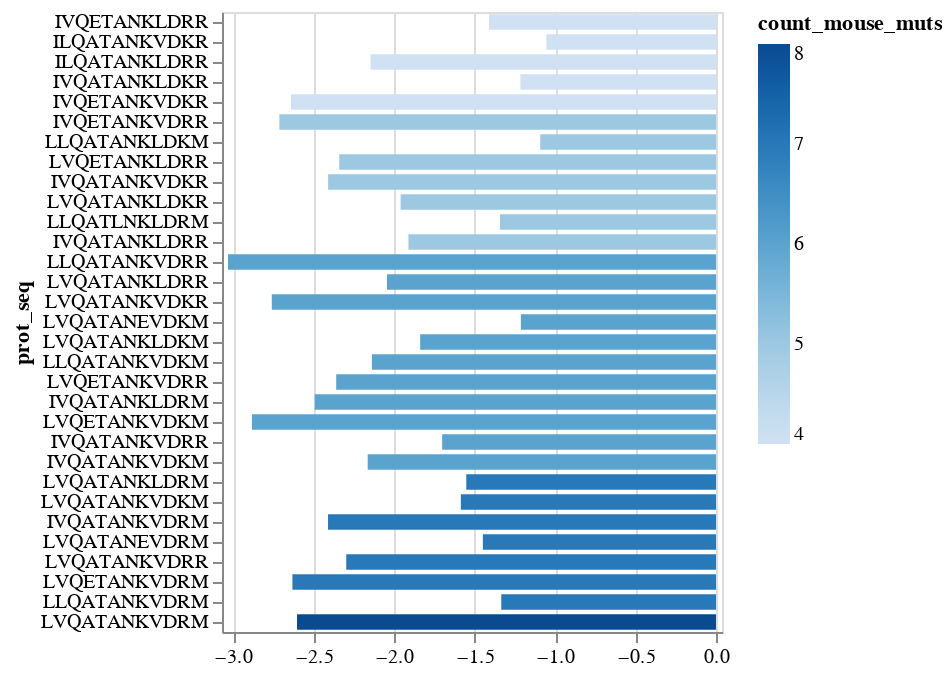

Notebook code for this chart:
### Code cell
# define order of protein sequences 
prot_seq_order = list(
    merged_df.sort_values(['count_mouse_muts'], ascending=True)['prot_seq']
)

# make slider for standard deviation
slider = alt.binding_range(min=0, max=2.5, step=0.05, name = 'standard deviation cutoff')
cutoff = alt.param(bind=slider, value=2.5)


chart = (
    alt.Chart(merged_df.query(f'mean_logFC <= {binding_loss_cutoff}')) 
    .encode(
        alt.X(
            "mean_logFC",
            title="",
            scale=alt.Scale(nice=False, padding=3),
        ),
        alt.Y("prot_seq", 
              sort=prot_seq_order
             ),
        alt.Color(
            "count_mouse_muts",
            legend=alt.Legend(titleLimit=500),
        ),
        tooltip=['prot_seq', 'mouse_muts', 'logFC_lib1','logFC_lib2', 'mean_logFC', 'std'],
        opacity=alt.condition(
            alt.datum.std < cutoff,
            alt.value(1), alt.value(0.1)
    ),
    )
    .mark_bar(height={"band": 0.85})
    .properties(
        height=alt.Step(10),
        width=250,
        title="",
    ).add_params(
    cutoff
).interactive()
)

chart.save('docs/barplot_nonBinders.html')
chart

### Figure 1 — Vega-Lite specification as saved in the notebook (floating-point values rounded to 4 significant figures; data arrays with more than 128 entries replaced by an {"elided": "..."} marker saying what was removed)
{"config": {"view": {"continuousWidth": 300, "continuousHeight": 300}}, "data": {"name": "data-cbf26d7977614eda00d5b54c737ef065"}, "mark": {"type": "bar", "height": {"band": 0.85}}, "encoding": {"color": {"field": "count_mouse_muts", "legend": {"titleLimit": 500}, "type": "quantitative"}, "opacity": {"condition": {"test": "(datum.std < param_18)", "value": 1}, "value": 0.1}, "tooltip": [{"field": "prot_seq", "type": "nominal"}, {"field": "mouse_muts", "type": "nominal"}, {"field": "logFC_lib1", "type": "quantitative"}, {"field": "logFC_lib2", "type": "quantitative"}, {"field": "mean_logFC", "type": "quantitative"}, {"field": "std", "type": "quantitative"}], "x": {"field": "mean_logFC", "scale": {"nice": false, "padding": 3}, "title": "", "type": "quantitative"}, "y": {"field": "prot_seq", "sort": {"elided": "256 str values"}, "type": "nominal"}}, "height": {"step": 10}, "params": [{"name": "param_18", "bind": {"input": "range", "max": 2.5, "min": 0, "name": "standard deviation cutoff", "step": 0.05}, "value": 2.5}, {"name": "param_19", "select": {"type": "interval", "encodings": ["x", "y"]}, "bind": "scales"}], "title": "", "width": 250, "$schema": "https://vega.github.io/schema/vega-lite/v5.16.3.json", "datasets": {"data-cbf26d7977614eda00d5b54c737ef065": [{"nc_seq": "ATCGTTCAGGCAACTGCTAATAAGGTAGACAGAAGG", "count_2x_lib1": 1566, "count_4xplus_lib1": 394, "FC_lib1": 0.2516, "logFC_lib1": -1.38, "count_2x_lib2": 3987, "count_4xplus_lib2": 526, "FC_lib2": 0.1319, "logFC_lib2": -2.025, "mean_FC": 0.1918, "mean_logFC": -1.703, "prot_seq": "IVQATANKVDRR", "human_prot_seq": "ILQETLNELDKR", "resi_prot_seq": ["198I", "199V", "200Q", "201A", "202T", "203A", "204N", "205K", "206V", "207D", "208R", "209R"], "mouse_muts": ["199V", "201A", "203A", "205K", "206V", "208R"], "count_mouse_muts": 6, "contains_198L": false, "contains_199V": true, "contains_201A": true, "contains_203A": true, "contains_205K": true, "contains_206V": true, "contains_208R": true, "contains_209M": false, "std": 0.4565}, {"nc_seq": "CTACTACAGGCAACTGCTAATAAGGTAGACAGAAGG", "count_2x_lib1": 13639, "count_4xplus_lib1": 591, "FC_lib1": 0.04333, "logFC_lib1": -3.139, "count_2x_lib2": 14430, "count_4xplus_lib2": 771, "FC_lib2": 0.05343, "logFC_lib2": -2.929, "mean_FC": 0.04838, "mean_logFC": -3.034, "prot_seq": "LLQATANKVDRR", "human_prot_seq": "ILQETLNELDKR", "resi_prot_seq": ["198L", "199L", "200Q", "201A", "202T", "203A", "204N", "205K", "206V", "207D", "208R", "209R"], "mouse_muts": ["198L", "201A", "203A", "205K", "206V", "208R"], "count_mouse_muts": 6, "contains_198L": true, "contains_199V": false, "contains_201A": true, "contains_203A": true, "contains_205K": true, "contains_206V": true, "contains_208R": true, "contains_209M": false, "std": 0.1481}, {"nc_seq": "CTAGTTCAGGCAACTGCTAATAAGCTTGACAGAAGG", "count_2x_lib1": 6692, "count_4xplus_lib1": 663, "FC_lib1": 0.09907, "logFC_lib1": -2.312, "count_2x_lib2": 5133, "count_4xplus_lib2": 866, "FC_lib2": 0.1687, "logFC_lib2": -1.78, "mean_FC": 0.1339, "mean_logFC": -2.046, "prot_seq": "LVQATANKLDRR", "human_prot_seq": "ILQETLNELDKR", "resi_prot_seq": ["198L", "199V", "200Q", "201A", "202T", "203A", "204N", "205K", "206L", "207D", "208R", "209R"], "mouse_muts": ["198L", "199V", "201A", "203A", "205K", "208R"], "count_mouse_muts": 6, "contains_198L": true, "contains_199V": true, "contains_201A": true, "contains_203A": true, "contains_205K": true, "contains_206V": false, "contains_208R": true, "contains_209M": false, "std": 0.3764}, {"nc_seq": "CTACTACAGGCAACTCTGAATAAGCTTGACAGAATG", "count_2x_lib1": 886, "count_4xplus_lib1": 567, "FC_lib1": 0.64, "logFC_lib1": -0.4464, "count_2x_lib2": 3796, "count_4xplus_lib2": 404, "FC_lib2": 0.1064, "logFC_lib2": -2.24, "mean_FC": 0.3732, "mean_logFC": -1.343, "prot_seq": "LLQATLNKLDRM", "human_prot_seq": "ILQETLNELDKR", "resi_prot_seq": ["198L", "199L", "200Q", "201A", "202T", "203L", "204N", "205K", "206L", "207D", "208R", "209M"], "mouse_muts": ["198L", "201A", "205K", "208R", "209M"], "count_mouse_muts": 5, "contains_198L": true, "contains_199V": false, "contains_201A": true, "contains_203A": false, "contains_205K": true, "contains_206V": false, "contains_208R": true, "contains_209M": true, "std": 1.269}, {"nc_seq": "ATCGTTCAGGCAACTGCTAATAAGCTTGACAGAAGG", "count_2x_lib1": 1977, "count_4xplus_lib1": 360, "FC_lib1": 0.1821, "logFC_lib1": -1.703, "count_2x_lib2": 4663, "count_4xplus_lib2": 559, "FC_lib2": 0.1199, "logFC_lib2": -2.121, "mean_FC": 0.151, "mean_logFC": -1.912, "prot_seq": "IVQATANKLDRR", "human_prot_seq": "ILQETLNELDKR", "resi_prot_seq": ["198I", "199V", "200Q", "201A", "202T", "203A", "204N", "205K", "206L", "207D", "208R", "209R"], "mouse_muts": ["199V", "201A", "203A", "205K", "208R"], "count_mouse_muts": 5, "contains_198L": false, "contains_199V": true, "contains_201A": true, "contains_203A": true, "contains_205K": true, "contains_206V": false, "contains_208R": true, "contains_209M": false, "std": 0.2956}, {"nc_seq": "ATCGTTCAGGAGACTGCTAATAAGGTAGACAGAAGG", "count_2x_lib1": 9674, "count_4xplus_lib1": 1108, "FC_lib1": 0.1145, "logFC_lib1": -2.167, "count_2x_lib2": 30338, "count_4xplus_lib2": 1161, "FC_lib2": 0.03827, "logFC_lib2": -3.263, "mean_FC": 0.0764, "mean_logFC": -2.715, "prot_seq": "IVQETANKVDRR", "human_prot_seq": "ILQETLNELDKR", "resi_prot_seq": ["198I", "199V", "200Q", "201E", "202T", "203A", "204N", "205K", "206V", "207D", "208R", "209R"], "mouse_muts": ["199V", "203A", "205K", "206V", "208R"], "count_mouse_muts": 5, "contains_198L": false, "contains_199V": true, "contains_201A": false, "contains_203A": true, "contains_205K": true, "contains_206V": true, "contains_208R": true, "contains_209M": false, "std": 0.7752}, {"nc_seq": "CTAGTTCAGGCAACTGCTAATAAGCTTGACAAGAGG", "count_2x_lib1": 9864, "count_4xplus_lib1": 1821, "FC_lib1": 0.1846, "logFC_lib1": -1.69, "count_2x_lib2": 21332, "count_4xplus_lib2": 2289, "FC_lib2": 0.1073, "logFC_lib2": -2.232, "mean_FC": 0.146, "mean_logFC": -1.961, "prot_seq": "LVQATANKLDKR", "human_prot_seq": "ILQETLNELDKR", "resi_prot_seq": ["198L", "199V", "200Q", "201A", "202T", "203A", "204N", "205K", "206L", "207D", "208K", "209R"], "mouse_muts": ["198L", "199V", "201A", "203A", "205K"], "count_mouse_muts": 5, "contains_198L": true, "contains_199V": true, "contains_201A": true, "contains_203A": true, "contains_205K": true, "contains_206V": false, "contains_208R": false, "contains_209M": false, "std": 0.3837}, {"nc_seq": "CTAGTTCAGGCAACTGCTAATAAGGTAGACAAGATG", "count_2x_lib1": 3611, "count_4xplus_lib1": 700, "FC_lib1": 0.1939, "logFC_lib1": -1.641, "count_2x_lib2": 3212, "count_4xplus_lib2": 694, "FC_lib2": 0.2161, "logFC_lib2": -1.532, "mean_FC": 0.205, "mean_logFC": -1.586, "prot_seq": "LVQATANKVDKM", "human_prot_seq": "ILQETLNELDKR", "resi_prot_seq": ["198L", "199V", "200Q", "201A", "202T", "203A", "204N", "205K", "206V", "207D", "208K", "209M"], "mouse_muts": ["198L", "199V", "201A", "203A", "205K", "206V", "209M"], "count_mouse_muts": 7, "contains_198L": true, "contains_199V": true, "contains_201A": true, "contains_203A": true, "contains_205K": true, "contains_206V": true, "contains_208R": false, "contains_209M": true, "std": 0.07671}, {"nc_seq": "ATCGTTCAGGAGACTGCTAATAAGGTAGACAAGAGG", "count_2x_lib1": 5520, "count_4xplus_lib1": 338, "FC_lib1": 0.06123, "logFC_lib1": -2.793, "count_2x_lib2": 9053, "count_4xplus_lib2": 749, "FC_lib2": 0.08274, "logFC_lib2": -2.492, "mean_FC": 0.07198, "mean_logFC": -2.643, "prot_seq": "IVQETANKVDKR", "human_prot_seq": "ILQETLNELDKR", "resi_prot_seq": ["198I", "199V", "200Q", "201E", "202T", "203A", "204N", "205K", "206V", "207D", "208K", "209R"], "mouse_muts": ["199V", "203A", "205K", "206V"], "count_mouse_muts": 4, "contains_198L": false, "contains_199V": true, "contains_201A": false, "contains_203A": true, "contains_205K": true, "contains_206V": true, "contains_208R": false, "contains_209M": false, "std": 0.2128}, {"nc_seq": "CTAGTTCAGGCAACTGCTAATAAGCTTGACAAGATG", "count_2x_lib1": 8834, "count_4xplus_lib1": 1476, "FC_lib1": 0.1671, "logFC_lib1": -1.789, "count_2x_lib2": 6682, "count_4xplus_lib2": 1010, "FC_lib2": 0.1512, "logFC_lib2": -1.889, "mean_FC": 0.1591, "mean_logFC": -1.839, "prot_seq": "LVQATANKLDKM", "human_prot_seq": "ILQETLNELDKR", "resi_prot_seq": ["198L", "199V", "200Q", "201A", "202T", "203A", "204N", "205K", "206L", "207D", "208K", "209M"], "mouse_muts": ["198L", "199V", "201A", "203A", "205K", "209M"], "count_mouse_muts": 6, "contains_198L": true, "contains_199V": true, "contains_201A": true, "contains_203A": true, "contains_205K": true, "contains_206V": false, "contains_208R": false, "contains_209M": true, "std": 0.07085}, {"nc_seq": "CTAGTTCAGGAGACTGCTAATAAGGTAGACAAGATG", "count_2x_lib1": 3769, "count_4xplus_lib1": 242, "FC_lib1": 0.06421, "logFC_lib1": -2.746, "count_2x_lib2": 9207, "count_4xplus_lib2": 447, "FC_lib2": 0.04855, "logFC_lib2": -3.025, "mean_FC": 0.05638, "mean_logFC": -2.885, "prot_seq": "LVQETANKVDKM", "human_prot_seq": "ILQETLNELDKR", "resi_prot_seq": ["198L", "199V", "200Q", "201E", "202T", "203A", "204N", "205K", "206V", "207D", "208K", "209M"], "mouse_muts": ["198L", "199V", "203A", "205K", "206V", "209M"], "count_mouse_muts": 6, "contains_198L": true, "contains_199V": true, "contains_201A": false, "contains_203A": true, "contains_205K": true, "contains_206V": true, "contains_208R": false, "contains_209M": true, "std": 0.1977}, {"nc_seq": "CTAGTTCAGGAGACTGCTAATAAGGTAGACAGAAGG", "count_2x_lib1": 9590, "count_4xplus_lib1": 801, "FC_lib1": 0.08352, "logFC_lib1": -2.483, "count_2x_lib2": 6323, "count_4xplus_lib2": 673, "FC_lib2": 0.1064, "logFC_lib2": -2.24, "mean_FC": 0.09498, "mean_logFC": -2.361, "prot_seq": "LVQETANKVDRR", "human_prot_seq": "ILQETLNELDKR", "resi_prot_seq": ["198L", "199V", "200Q", "201E", "202T", "203A", "204N", "205K", "206V", "207D", "208R", "209R"], "mouse_muts": ["198L", "199V", "203A", "205K", "206V", "208R"], "count_mouse_muts": 6, "contains_198L": true, "contains_199V": true, "contains_201A": false, "contains_203A": true, "contains_205K": true, "contains_206V": true, "contains_208R": true, "contains_209M": false, "std": 0.1714}, {"nc_seq": "CTAGTTCAGGCAACTGCTAATAAGGTAGACAGAAGG", "count_2x_lib1": 6287, "count_4xplus_lib1": 736, "FC_lib1": 0.1171, "logFC_lib1": -2.145, "count_2x_lib2": 7704, "count_4xplus_lib2": 663, "FC_lib2": 0.08606, "logFC_lib2": -2.453, "mean_FC": 0.1016, "mean_logFC": -2.299, "prot_seq": "LVQATANKVDRR", "human_prot_seq": "ILQETLNELDKR", "resi_prot_seq": ["198L", "199V", "200Q", "201A", "202T", "203A", "204N", "205K", "206V", "207D", "208R", "209R"], "mouse_muts": ["198L", "199V", "201A", "203A", "205K", "206V", "208R"], "count_mouse_muts": 7, "contains_198L": true, "contains_199V": true, "contains_201A": true, "contains_203A": true, "contains_205K": true, "contains_206V": true, "contains_208R": true, "contains_209M": false, "std": 0.2176}, {"nc_seq": "CTAGTTCAGGAGACTGCTAATAAGGTAGACAGAATG", "count_2x_lib1": 5445, "count_4xplus_lib1": 478, "FC_lib1": 0.08779, "logFC_lib1": -2.433, "count_2x_lib2": 9277, "count_4xplus_lib2": 545, "FC_lib2": 0.05875, "logFC_lib2": -2.835, "mean_FC": 0.07327, "mean_logFC": -2.634, "prot_seq": "LVQETANKVDRM", "human_prot_seq": "ILQETLNELDKR", "resi_prot_seq": ["198L", "199V", "200Q", "201E", "202T", "203A", "204N", "205K", "206V", "207D", "208R", "209M"], "mouse_muts": ["198L", "199V", "203A", "205K", "206V", "208R", "209M"], "count_mouse_muts": 7, "contains_198L": true, "contains_199V": true, "contains_201A": false, "contains_203A": true, "contains_205K": true, "contains_206V": true, "contains_208R": true, "contains_209M": true, "std": 0.284}, {"nc_seq": "CTACTACAGGCAACTGCTAATAAGGTAGACAAGATG", "count_2x_lib1": 4932, "count_4xplus_lib1": 669, "FC_lib1": 0.1356, "logFC_lib1": -1.998, "count_2x_lib2": 10300, "count_4xplus_lib2": 1052, "FC_lib2": 0.1021, "logFC_lib2": -2.281, "mean_FC": 0.1189, "mean_logFC": -2.14, "prot_seq": "LLQATANKVDKM", "human_prot_seq": "ILQETLNELDKR", "resi_prot_seq": ["198L", "199L", "200Q", "201A", "202T", "203A", "204N", "205K", "206V", "207D", "208K", "209M"], "mouse_muts": ["198L", "201A", "203A", "205K", "206V", "209M"], "count_mouse_muts": 6, "contains_198L": true, "contains_199V": false, "contains_201A": true, "contains_203A": true, "contains_205K": true, "contains_206V": true, "contains_208R": false, "contains_209M": true, "std": 0.2006}, {"nc_seq": "CTAGTTCAGGCAACTGCTAATGAGGTAGACAGAATG", "count_2x_lib1": 5489, "count_4xplus_lib1": 433, "FC_lib1": 0.07889, "logFC_lib1": -2.54, "count_2x_lib2": 4604, "count_4xplus_lib2": 3214, "FC_lib2": 0.6981, "logFC_lib2": -0.3594, "mean_FC": 0.3885, "mean_logFC": -1.45, "prot_seq": "LVQATANEVDRM", "human_prot_seq": "ILQETLNELDKR", "resi_prot_seq": ["198L", "199V", "200Q", "201A", "202T", "203A", "204N", "205E", "206V", "207D", "208R", "209M"], "mouse_muts": ["198L", "199V", "201A", "203A", "206V", "208R", "209M"], "count_mouse_muts": 7, "contains_198L": true, "contains_199V": true, "contains_201A": true, "contains_203A": true, "contains_205K": false, "contains_206V": true, "contains_208R": true, "contains_209M": true, "std": 1.542}, {"nc_seq": "CTACTACAGGCAACTGCTAATAAGCTTGACAAGATG", "count_2x_lib1": 6028, "count_4xplus_lib1": 2140, "FC_lib1": 0.355, "logFC_lib1": -1.036, "count_2x_lib2": 7415, "count_4xplus_lib2": 2347, "FC_lib2": 0.3165, "logFC_lib2": -1.15, "mean_FC": 0.3358, "mean_logFC": -1.093, "prot_seq": "LLQATANKLDKM", "human_prot_seq": "ILQETLNELDKR", "resi_prot_seq": ["198L", "199L", "200Q", "201A", "202T", "203A", "204N", "205K", "206L", "207D", "208K", "209M"], "mouse_muts": ["198L", "201A", "203A", "205K", "209M"], "count_mouse_muts": 5, "contains_198L": true, "contains_199V": false, "contains_201A": true, "contains_203A": true, "contains_205K": true, "contains_206V": false, "contains_208R": false, "contains_209M": true, "std": 0.08115}, {"nc_seq": "ATCCTACAGGCAACTGCTAATAAGCTTGACAGAAGG", "count_2x_lib1": 2468, "count_4xplus_lib1": 597, "FC_lib1": 0.2419, "logFC_lib1": -1.419, "count_2x_lib2": 13399, "count_4xplus_lib2": 755, "FC_lib2": 0.05635, "logFC_lib2": -2.876, "mean_FC": 0.1491, "mean_logFC": -2.148, "prot_seq": "ILQATANKLDRR", "human_prot_seq": "ILQETLNELDKR", "resi_prot_seq": ["198I", "199L", "200Q", "201A", "202T", "203A", "204N", "205K", "206L", "207D", "208R", "209R"], "mouse_muts": ["201A", "203A", "205K", "208R"], "count_mouse_muts": 4, "contains_198L": false, "contains_199V": false, "contains_201A": true, "contains_203A": true, "contains_205K": true, "contains_206V": false, "contains_208R": true, "contains_209M": false, "std": 1.03}, {"nc_seq": "ATCGTTCAGGCAACTGCTAATAAGGTAGACAAGAGG", "count_2x_lib1": 3765, "count_4xplus_lib1": 365, "FC_lib1": 0.09695, "logFC_lib1": -2.334, "count_2x_lib2": 7632, "count_4xplus_lib2": 633, "FC_lib2": 0.08294, "logFC_lib2": -2.49, "mean_FC": 0.08994, "mean_logFC": -2.412, "prot_seq": "IVQATANKVDKR", "human_prot_seq": "ILQETLNELDKR", "resi_prot_seq": ["198I", "199V", "200Q", "201A", "202T", "203A", "204N", "205K", "206V", "207D", "208K", "209R"], "mouse_muts": ["199V", "201A", "203A", "205K", "206V"], "count_mouse_muts": 5, "contains_198L": false, "contains_199V": true, "contains_201A": true, "contains_203A": true, "contains_205K": true, "contains_206V": true, "contains_208R": false, "contains_209M": false, "std": 0.1103}, {"nc_seq": "CTAGTTCAGGCAACTGCTAATAAGGTAGACAAGAGG", "count_2x_lib1": 2784, "count_4xplus_lib1": 344, "FC_lib1": 0.1236, "logFC_lib1": -2.091, "count_2x_lib2": 8947, "count_4xplus_lib2": 289, "FC_lib2": 0.0323, "logFC_lib2": -3.433, "mean_FC": 0.07793, "mean_logFC": -2.762, "prot_seq": "LVQATANKVDKR", "human_prot_seq": "ILQETLNELDKR", "resi_prot_seq": ["198L", "199V", "200Q", "201A", "202T", "203A", "204N", "205K", "206V", "207D", "208K", "209R"], "mouse_muts": ["198L", "199V", "201A", "203A", "205K", "206V"], "count_mouse_muts": 6, "contains_198L": true, "contains_199V": true, "contains_201A": true, "contains_203A": true, "contains_205K": true, "contains_206V": true, "contains_208R": false, "contains_209M": false, "std": 0.9487}, {"nc_seq": "ATCGTTCAGGAGACTGCTAATAAGCTTGACAGAAGG", "count_2x_lib1": 7368, "count_4xplus_lib1": 1155, "FC_lib1": 0.1568, "logFC_lib1": -1.853, "count_2x_lib2": 10032, "count_4xplus_lib2": 3805, "FC_lib2": 0.3793, "logFC_lib2": -0.9695, "mean_FC": 0.268, "mean_logFC": -1.411, "prot_seq": "IVQETANKLDRR", "human_prot_seq": "ILQETLNELDKR", "resi_prot_seq": ["198I", "199V", "200Q", "201E", "202T", "203A", "204N", "205K", "206L", "207D", "208R", "209R"], "mouse_muts": ["199V", "203A", "205K", "208R"], "count_mouse_muts": 4, "contains_198L": false, "contains_199V": true, "contains_201A": false, "contains_203A": true, "contains_205K": true, "contains_206V": false, "contains_208R": true, "contains_209M": false, "std": 0.6248}, {"nc_seq": "ATCCTACAGGCAACTGCTAATAAGGTAGACAAGAGG", "count_2x_lib1": 6385, "count_4xplus_lib1": 2543, "FC_lib1": 0.3983, "logFC_lib1": -0.9206, "count_2x_lib2": 14618, "count_4xplus_lib2": 4453, "FC_lib2": 0.3046, "logFC_lib2": -1.189, "mean_FC": 0.3515, "mean_logFC": -1.055, "prot_seq": "ILQATANKVDKR", "human_prot_seq": "ILQETLNELDKR", "resi_prot_seq": ["198I", "199L", "200Q", "201A", "202T", "203A", "204N", "205K", "206V", "207D", "208K", "209R"], "mouse_muts": ["201A", "203A", "205K", "206V"], "count_mouse_muts": 4, "contains_198L": false, "contains_199V": false, "contains_201A": true, "contains_203A": true, "contains_205K": true, "contains_206V": true, "contains_208R": false, "contains_209M": false, "std": 0.1896}, {"nc_seq": "CTAGTTCAGGAGACTGCTAATAAGCTTGACAGAAGG", "count_2x_lib1": 5290, "count_4xplus_lib1": 508, "FC_lib1": 0.09603, "logFC_lib1": -2.343, "count_2x_lib2": 8175, "count_4xplus_lib2": 786, "FC_lib2": 0.09615, "logFC_lib2": -2.342, "mean_FC": 0.09609, "mean_logFC": -2.342, "prot_seq": "LVQETANKLDRR", "human_prot_seq": "ILQETLNELDKR", "resi_prot_seq": ["198L", "199V", "200Q", "201E", "202T", "203A", "204N", "205K", "206L", "207D", "208R", "209R"], "mouse_muts": ["198L", "199V", "203A", "205K", "208R"], "count_mouse_muts": 5, "contains_198L": true, "contains_199V": true, "contains_201A": false, "contains_203A": true, "contains_205K": true, "contains_206V": false, "contains_208R": true, "contains_209M": false, "std": 0.0008576}, {"nc_seq": "CTAGTTCAGGCAACTGCTAATAAGGTAGACAGAATG", "count_2x_lib1": 2482, "count_4xplus_lib1": 184, "FC_lib1": 0.07413, "logFC_lib1": -2.602, "count_2x_lib2": 2851, "count_4xplus_lib2": 210, "FC_lib2": 0.07366, "logFC_lib2": -2.608, "mean_FC": 0.0739, "mean_logFC": -2.605, "prot_seq": "LVQATANKVDRM", "human_prot_seq": "ILQETLNELDKR", "resi_prot_seq": ["198L", "199V", "200Q", "201A", "202T", "203A", "204N", "205K", "206V", "207D", "208R", "209M"], "mouse_muts": ["198L", "199V", "201A", "203A", "205K", "206V", "208R", "209M"], "count_mouse_muts": 8, "contains_198L": true, "contains_199V": true, "contains_201A": true, "contains_203A": true, "contains_205K": true, "contains_206V": true, "contains_208R": true, "contains_209M": true, "std": 0.004549}, {"nc_seq": "CTAGTTCAGGCAACTGCTAATGAGGTAGACAAGATG", "count_2x_lib1": 2782, "count_4xplus_lib1": 4173, "FC_lib1": 1.5, "logFC_lib1": 0.4055, "count_2x_lib2": 14024, "count_4xplus_lib2": 826, "FC_lib2": 0.0589, "logFC_lib2": -2.832, "mean_FC": 0.7794, "mean_logFC": -1.213, "prot_seq": "LVQATANEVDKM", "human_prot_seq": "ILQETLNELDKR", "resi_prot_seq": ["198L", "199V", "200Q", "201A", "202T", "203A", "204N", "205E", "206V", "207D", "208K", "209M"], "mouse_muts": ["198L", "199V", "201A", "203A", "206V", "209M"], "count_mouse_muts": 6, "contains_198L": true, "contains_199V": true, "contains_201A": true, "contains_203A": true, "contains_205K": false, "contains_206V": true, "contains_208R": false, "contains_209M": true, "std": 2.289}, {"nc_seq": "CTACTACAGGCAACTGCTAATAAGGTAGACAGAATG", "count_2x_lib1": 6748, "count_4xplus_lib1": 568, "FC_lib1": 0.08417, "logFC_lib1": -2.475, "count_2x_lib2": 6438, "count_4xplus_lib2": 5295, "FC_lib2": 0.8225, "logFC_lib2": -0.1955, "mean_FC": 0.4533, "mean_logFC": -1.335, "prot_seq": "LLQATANKVDRM", "human_prot_seq": "ILQETLNELDKR", "resi_prot_seq": ["198L", "199L", "200Q", "201A", "202T", "203A", "204N", "205K", "206V", "207D", "208R", "209M"], "mouse_muts": ["198L", "201A", "203A", "205K", "206V", "208R", "209M"], "count_mouse_muts": 7, "contains_198L": true, "contains_199V": false, "contains_201A": true, "contains_203A": true, "contains_205K": true, "contains_206V": true, "contains_208R": true, "contains_209M": true, "std": 1.612}, {"nc_seq": "ATCGTTCAGGCAACTGCTAATAAGCTTGACAGAATG", "count_2x_lib1": 5287, "count_4xplus_lib1": 452, "FC_lib1": 0.08549, "logFC_lib1": -2.459, "count_2x_lib2": 5927, "count_4xplus_lib2": 472, "FC_lib2": 0.07964, "logFC_lib2": -2.53, "mean_FC": 0.08256, "mean_logFC": -2.495, "prot_seq": "IVQATANKLDRM", "human_prot_seq": "ILQETLNELDKR", "resi_prot_seq": ["198I", "199V", "200Q", "201A", "202T", "203A", "204N", "205K", "206L", "207D", "208R", "209M"], "mouse_muts": ["199V", "201A", "203A", "205K", "208R", "209M"], "count_mouse_muts": 6, "contains_198L": false, "contains_199V": true, "contains_201A": true, "contains_203A": true, "contains_205K": true, "contains_206V": false, "contains_208R": true, "contains_209M": true, "std": 0.05018}, {"nc_seq": "ATCGTTCAGGCAACTGCTAATAAGCTTGACAAGAGG", "count_2x_lib1": 3475, "count_4xplus_lib1": 861, "FC_lib1": 0.2478, "logFC_lib1": -1.395, "count_2x_lib2": 7606, "count_4xplus_lib2": 2698, "FC_lib2": 0.3547, "logFC_lib2": -1.036, "mean_FC": 0.3012, "mean_logFC": -1.216, "prot_seq": "IVQATANKLDKR", "human_prot_seq": "ILQETLNELDKR", "resi_prot_seq": ["198I", "199V", "200Q", "201A", "202T", "203A", "204N", "205K", "206L", "207D", "208K", "209R"], "mouse_muts": ["199V", "201A", "203A", "205K"], "count_mouse_muts": 4, "contains_198L": false, "contains_199V": true, "contains_201A": true, "contains_203A": true, "contains_205K": true, "contains_206V": false, "contains_208R": false, "contains_209M": false, "std": 0.2537}, {"nc_seq": "ATCGTTCAGGCAACTGCTAATAAGGTAGACAAGATG", "count_2x_lib1": 2608, "count_4xplus_lib1": 298, "FC_lib1": 0.1143, "logFC_lib1": -2.169, "count_2x_lib2": 3293, "count_4xplus_lib2": 379, "FC_lib2": 0.1151, "logFC_lib2": -2.162, "mean_FC": 0.1147, "mean_logFC": -2.166, "prot_seq": "IVQATANKVDKM", "human_prot_seq": "ILQETLNELDKR", "resi_prot_seq": ["198I", "199V", "200Q", "201A", "202T", "203A", "204N", "205K", "206V", "207D", "208K", "209M"], "mouse_muts": ["199V", "201A", "203A", "205K", "206V", "209M"], "count_mouse_muts": 6, "contains_198L": false, "contains_199V": true, "contains_201A": true, "contains_203A": true, "contains_205K": true, "contains_206V": true, "contains_208R": false, "contains_209M": true, "std": 0.005111}, {"nc_seq": "CTAGTTCAGGCAACTGCTAATAAGCTTGACAGAATG", "count_2x_lib1": 428, "count_4xplus_lib1": 287, "FC_lib1": 0.6706, "logFC_lib1": -0.3996, "count_2x_lib2": 2813, "count_4xplus_lib2": 188, "FC_lib2": 0.06683, "logFC_lib2": -2.706, "mean_FC": 0.3687, "mean_logFC": -1.553, "prot_seq": "LVQATANKLDRM", "human_prot_seq": "ILQETLNELDKR", "resi_prot_seq": ["198L", "199V", "200Q", "201A", "202T", "203A", "204N", "205K", "206L", "207D", "208R", "209M"], "mouse_muts": ["198L", "199V", "201A", "203A", "205K", "208R", "209M"], "count_mouse_muts": 7, "contains_198L": true, "contains_199V": true, "contains_201A": true, "contains_203A": true, "contains_205K": true, "contains_206V": false, "contains_208R": true, "contains_209M": true, "std": 1.631}, {"nc_seq": "ATCGTTCAGGCAACTGCTAATAAGGTAGACAGAATG", "count_2x_lib1": 2416, "count_4xplus_lib1": 315, "FC_lib1": 0.1304, "logFC_lib1": -2.037, "count_2x_lib2": 5909, "count_4xplus_lib2": 364, "FC_lib2": 0.0616, "logFC_lib2": -2.787, "mean_FC": 0.09599, "mean_logFC": -2.412, "prot_seq": "IVQATANKVDRM", "human_prot_seq": "ILQETLNELDKR", "resi_prot_seq": ["198I", "199V", "200Q", "201A", "202T", "203A", "204N", "205K", "206V", "207D", "208R", "209M"], "mouse_muts": ["199V", "201A", "203A", "205K", "206V", "208R", "209M"], "count_mouse_muts": 7, "contains_198L": false, "contains_199V": true, "contains_201A": true, "contains_203A": true, "contains_205K": true, "contains_206V": true, "contains_208R": true, "contains_209M": true, "std": 0.5302}]}}
